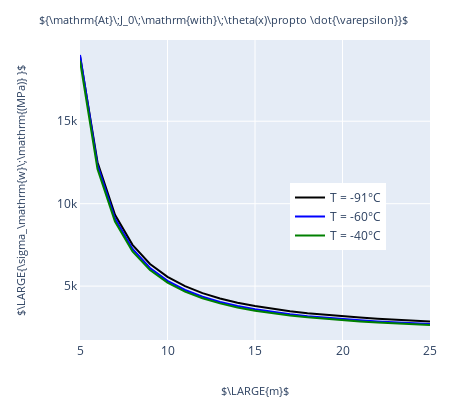

The notebook cell this image was saved under:
### Markdown cell above
### Weibull stress vs Shape parameter `m`

### Code cell
# plot

# lambda_vals = [1000, 1.4, 0.4, 0.1]
my_cols = ['black', 'blue', 'green', 'red']

data = []
lines = ['solid','dash', 'dot', '5, 10, 2, 2']

title = r'${\mathrm{At}\;J_0\;\mathrm{with}\;\theta(x)\propto \dot{\varepsilon}}$'
ylab = r'$\LARGE{\sigma_\mathrm{w}\;\mathrm{(MPa)} }$'

for ri, sw_r in enumerate(glob_sw_all_corr):
#     if ri != 0:
        x_plot = []
        y_plot = []
        for mi, sw in enumerate(sw_r):
            x_plot.append(m_vals[mi])
            y_plot.append(sw[gdata_all[ri]['j0_idx'] - np.array(skipped_lines_all[ri])] )
        y_plot_upper = list(1.12 * np.array(y_plot))
        y_plot_lower = list(0.88 * np.array(y_plot))
        y_plot_lower = y_plot_lower[::-1]
        data.append({
                'x': x_plot,
                'y': y_plot,
                'name': r'T = ' + str(temps[ri]) + r'°C',
                'line': {'dash': lines[0], 'color': my_cols[ri], 'width': 2},
                 'mode': 'lines',
            })     

layout = {
    'width': 450,
    'height': 420,
    'xaxis': {
#         'range': [-0.1, 1.1],
        'zeroline': False,
        'showline': True,
        'mirror': 'all',
#         'title': r'$m$',
        'titlefont':{'size': 13}
    },
    'yaxis': {
        'zeroline': False,
        'showline': True,
        'mirror': 'all',
#         'title': '$\sigma_\mathrm{w}/\sigma_\mathrm{f} $ ',
        'titlefont':{'size': 13},

    },
    'annotations':[
    {
        'text':  r'$\LARGE{m}$',
        'x': 0.5,
        'y': -0.2,
        'xref': 'paper',
        'yref': 'paper',
        'showarrow': False,
        'font': {'size': 11},
    },
        {
        'text':  ylab,
        'x': -0.2,
        'y': 0.5,
        'xref': 'paper',
        'yref': 'paper',
        'showarrow': False,
        'font': {'size': 11},
        'textangle': -90
    },
        {
        'text':  title,
        'x': 0.41,
        'y': 1.1,
        'xref': 'paper',
        'yref': 'paper',
        'showarrow': False,
        'font': {'size': 11},
    },
    ],
    'legend':{
        'x': 0.6,
        'y': 0.3,
    },
     'margin': {
                'l': 80,
                'r': 20,
                'b': 80,
                't': 40,
#                 'pad': 1
     },

}
layout['xaxis']['range'] = [5, 25]
layout['showlegend'] = True
f = go.FigureWidget(data,layout)
py.iplot(f)
# pio.write_image(f, 'images/fig9.svg',width=450, height=400,)

### Figure 1 — Plotly figure (JSON) as saved in the notebook; plotly's stock layout.template omitted (floating-point values rounded to 4 significant figures)
{"data": [{"line": {"color": "black", "dash": "solid", "width": 2}, "mode": "lines", "name": "T = -91°C", "type": "scatter", "uid": "c4f306ad-c9b1-4fef-9648-aa4d0efc1ef6", "x": [5, 6, 7, 8, 9, 10, 11, 12, 13, 14, 15, 16, 17, 18, 19, 20, 21, 22, 23, 24, 25], "y": [18950.0, 12510.0, 9328.0, 7502.0, 6345.0, 5559.0, 4995.0, 4575.0, 4251.0, 3996.0, 3789.0, 3619.0, 3478.0, 3358.0, 3256.0, 3167.0, 3090.0, 3022.0, 2963.0, 2909.0, 2862.0]}, {"line": {"color": "blue", "dash": "solid", "width": 2}, "mode": "lines", "name": "T = -60°C", "type": "scatter", "uid": "bd2da858-be57-4cf0-bb5f-7c8f03ccecce", "x": [5, 6, 7, 8, 9, 10, 11, 12, 13, 14, 15, 16, 17, 18, 19, 20, 21, 22, 23, 24, 25], "y": [19020.0, 12350.0, 9099.0, 7257.0, 6101.0, 5322.0, 4767.0, 4355.0, 4040.0, 3792.0, 3593.0, 3429.0, 3294.0, 3179.0, 3081.0, 2997.0, 2924.0, 2860.0, 2803.0, 2753.0, 2708.0]}, {"line": {"color": "green", "dash": "solid", "width": 2}, "mode": "lines", "name": "T = -40°C", "type": "scatter", "uid": "ea4f7c96-5c42-4d72-ba72-289bbc6f2027", "x": [5, 6, 7, 8, 9, 10, 11, 12, 13, 14, 15, 16, 17, 18, 19, 20, 21, 22, 23, 24, 25], "y": [18670.0, 12110.0, 8914.0, 7106.0, 5973.0, 5208.0, 4665.0, 4261.0, 3952.0, 3709.0, 3513.0, 3353.0, 3219.0, 3107.0, 3011.0, 2928.0, 2856.0, 2792.0, 2736.0, 2687.0, 2642.0]}], "layout": {"annotations": [{"font": {"size": 11}, "showarrow": false, "text": "$\\LARGE{m}$", "x": 0.5, "xref": "paper", "y": -0.2, "yref": "paper"}, {"font": {"size": 11}, "showarrow": false, "text": "$\\LARGE{\\sigma_\\mathrm{w}\\;\\mathrm{(MPa)} }$", "textangle": -90, "x": -0.2, "xref": "paper", "y": 0.5, "yref": "paper"}, {"font": {"size": 11}, "showarrow": false, "text": "${\\mathrm{At}\\;J_0\\;\\mathrm{with}\\;\\theta(x)\\propto \\dot{\\varepsilon}}$", "x": 0.41, "xref": "paper", "y": 1.1, "yref": "paper"}], "height": 420, "legend": {"x": 0.6, "y": 0.3}, "margin": {"b": 80, "l": 80, "r": 20, "t": 40}, "showlegend": true, "width": 450, "xaxis": {"mirror": "all", "range": [5, 25], "showline": true, "title": {"font": {"size": 13}}, "zeroline": false}, "yaxis": {"mirror": "all", "showline": true, "title": {"font": {"size": 13}}, "zeroline": false}}}
